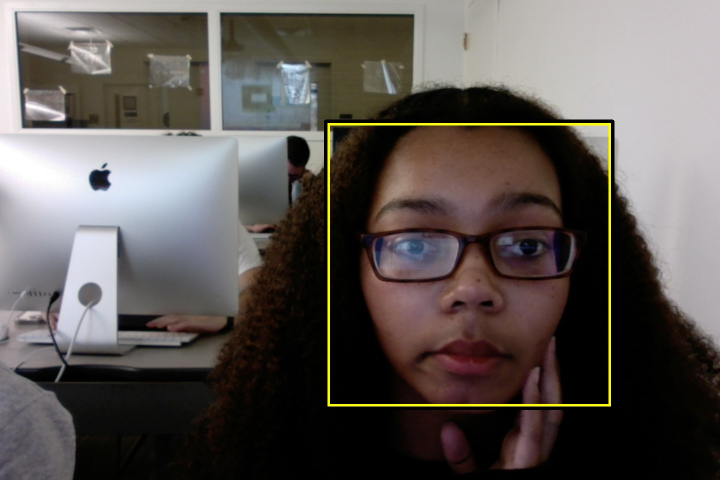
#> input picture example.jpg, 1440 x 960 px, given in place of the camera (shown at 1/2 size)
$ python objectOriented.py
#> lines starting #> are read from the running program, lines starting #| are printed output that depends on the picture; after the words box and inside, x2 and y2 are one past the last pixel; in counts of white or black regions, pixels touching at a corner belong together
#This will be a object oriented version of the virtual3d game.
import cv2
import numpy as np

class tunnel:
    pass

class faceFinder:
    """Uses Haar Cascade filter to detect largest face from a frame."""

    def __init__(self):
        print("Face Finder initialize")
        self.face_cascade = cv2.CascadeClassifier('haarcascade_frontalface_default.xml')


    def find_face(self, frame):
        """Returns face center (x,y), Draws rect on a frame"""
        gray = cv2.cvtColor(frame, cv2.COLOR_BGR2GRAY)
        faces = self.face_cascade.detectMultiScale(gray, minNeighbors=9)

        if faces is None:
            return None

        bx=by=bw=bh=0

        # x = top left corner, y = bottom left
        for (x, y, w, h) in faces:
            if w > bw:
                bx,by,bw,bh = x,y,w,h

        cv2.rectangle(frame, (bx, by), (bx+bw, by+bh), (0, 255, 255), 3)
        return ((bx+bw)/2, (by+bh)/2)


class Stage:
    """Initialized with display size, draws background grid based on position"""
    def __init__(self):
        self.disp_h = 0
        self.disp_w = 0
        self.cam_h = 720
        self.cam_w = 1280
        #Saving x between fames
        self.save_x = 960

    #Draws bullseye pattern on image (pos gives circle position, size gives cricle radius)
    def draw_target_xy(self, img, pos, size):
        cv2.circle(img, pos, size, (0, 0, 255), -1)
        cv2.circle(img, pos, int(size*.8), (255, 255, 255), -1)
        cv2.circle(img, pos, int(size*.6), (0, 0, 255), -1)
        cv2.circle(img, pos, int(size*.4), (255, 255, 255), -1)
        cv2.circle(img, pos, int(size*.2), (0, 0, 255), -1)


    #Draws a target with its pos and size relative to users position (parallax to users position)
    def draw_targetz(self,pos,facexy):
        tx,ty,tz = pos
        cv2.circle(img, (ball0x, ball0y), 50, (255,0,0),-1)
        cv2.line(img,(960+ int((600-960)*.3**2), 540),(ball0x, ball0y),(255,0,0),3)


    #Redraws/Rerenders the screen
    def update(self, facexy):
        x, y = facexy
        e = .9 # smoothing constant
        x = e * x + (1-e)*self.save_x
        self.save_x = x
        img = np.zeros([1080,1920,3])
        decay = .3
        sx = sy = 0
        dx = int((x - self.cam_w/2)*2)
        #Draw 6 targets trailing lines
        for i in range(1,7):
            sx = sx + int((960-sx)*decay)
            sy = sy + int((540-sy)*decay)
            dx = int(dx * decay)
            #print(sx,sy)
            cv2.rectangle(img, (sx+dx, sy), (1920-sx+dx, 1080-sy), (255,255,255), 1)

            ball0x = 600+ int((x - self.cam_w/2)*2*.6)
            ball0y = 540

            cv2.line(img, (960+ int((600-960)*.3**2), 540),(ball0x,ball0y), (255,0,0),3)
            self.draw_target_xy(img, (ball0x, ball0y),35)

            ball1x = 1000+ int((x - self.cam_w/2)*2*.2)
            ball1y = 440

            cv2.line(img, (960+ int((1200-960)*.3**2),540 - int((540-340)*.3**2)),(ball1x,ball1y),(255,0,0),3)
            self.draw_target_xy(img, (ball1x, ball1y), 25)

            ball2x = 1000+ int((x - self.cam_w/2)*2*.9)
            ball2y = 650

            cv2.line(img, (960+ int((1100-960)*.3**2),540 - int((540-650)*.3**2)),(ball2x,ball2y),(255,0,0),3)
            self.draw_target_xy(img, (ball2x, ball2y), 50)

        cv2.imshow("Tyisha's Game", img)

#---------------------------------------------------------------------
#Main
#-----------------------------------------------------------------------
print("Starting O.O Virtual3d")

#create facefinder instance to find the x,y value of the largest face
ff = faceFinder()

stage = Stage()
img = np.zeros([1080,1920,3])
cv2.imshow("Tyisha's Game", img)
#create cam
cap = cv2.VideoCapture(cv2.CAP_ANY)

if not cap.isOpened():
    print("Couldn't open cam")
    exit()

moved = False


while True:
    #Read the frame
    ret, frame = cap.read()
#> frame is the input picture: shape (960, 1440, 3); mean B, G, R 83, 86.6, 92.6
    # if frame is read correctly ret is True
    if not ret:
        print("Error reading frame!")

    facexy = ff.find_face(frame)
#> in find_face, `gray = cv2.cvtColor(frame, cv2.COLOR_BGR2GRAY)`:
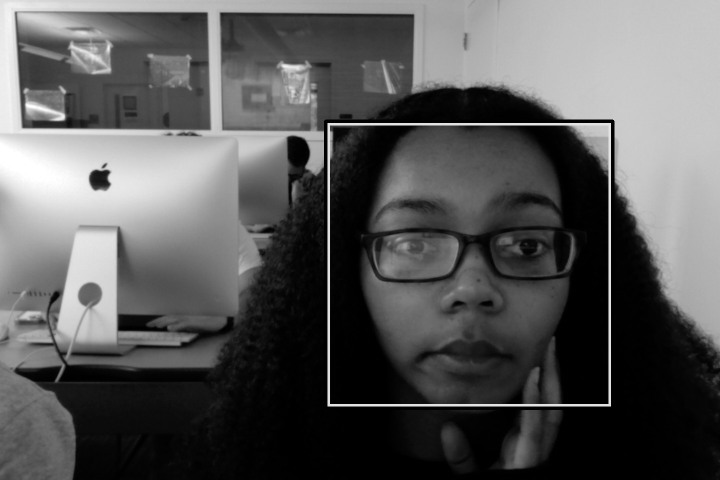
#> gray: shape (960, 1440) (shown at 1/2 size); min 0, max 255, mean 88
#> in find_face, `faces = self.face_cascade.detectMultiScale(gray, minNeighbors=9)`: faces = [[654, 244, 567, 567]]
#> the loop in find_face, `for (x, y, w, h) in faces:` made 1 pass
#> (x, y, w, h, bx, by, bw, bh) on pass 1: (654, 244, 567, 567, 654, 244, 567, 567)
#> after the loop in find_face, `for (x, y, w, h) in faces:`: bh = 567; bx = 654; by = 244
#> in find_face, `cv2.rectangle(frame, (bx, by), (bx+bw, by+bh), (0, 255, 255), 3)`:
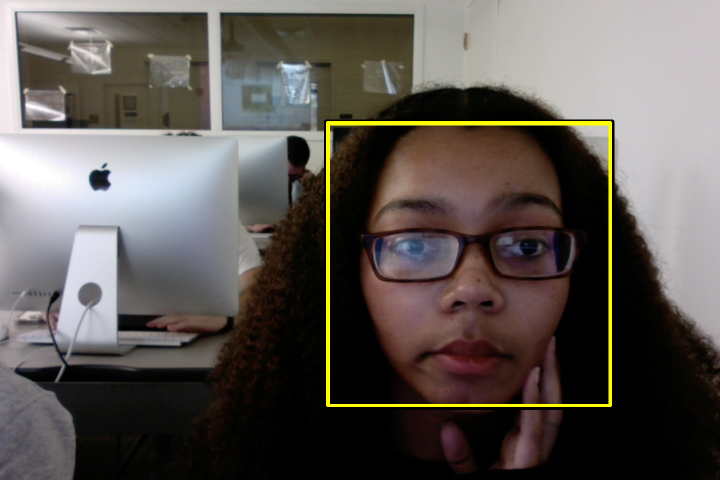
#> frame: shape (960, 1440, 3) (shown at 1/2 size); 0.78% of pixels changed, all inside (x1, y1, x2, y2) = (652, 242, 1224, 814)
#> facexy = (610.5, 405.5)
    frame_small = cv2.resize(frame, (frame.shape[1]//4, frame.shape[0]//4),
        interpolation= cv2.INTER_LINEAR)
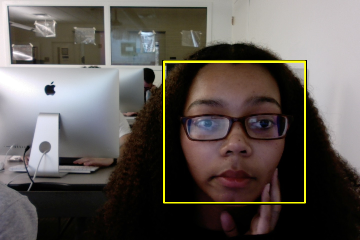
#> frame_small: shape (240, 360, 3); mean B, G, R 83.1, 87.9, 93.9

    cv2.imshow('q to quit', frame_small)
    if not moved:
        cv2.moveWindow('q to quit',1080,0)
        moved = True
    #If face is not detected, update the stage
    if facexy is not None:
        pass
        img = stage.update(facexy)
#> in update, `x, y = facexy`: x = 610.5; y = 405.5
#> in update, `x = e * x + (1-e)*self.save_x`: x = 645.5
#> in update, `dx = int((x - self.cam_w/2)*2)`: dx = 10
#> the loop in update, `for i in range(1,7):` made 6 passes
#> dx on passes 1 to 6: 3, 0, 0, 0, 0, 0
#> after the loop in update, `for i in range(1,7):`:
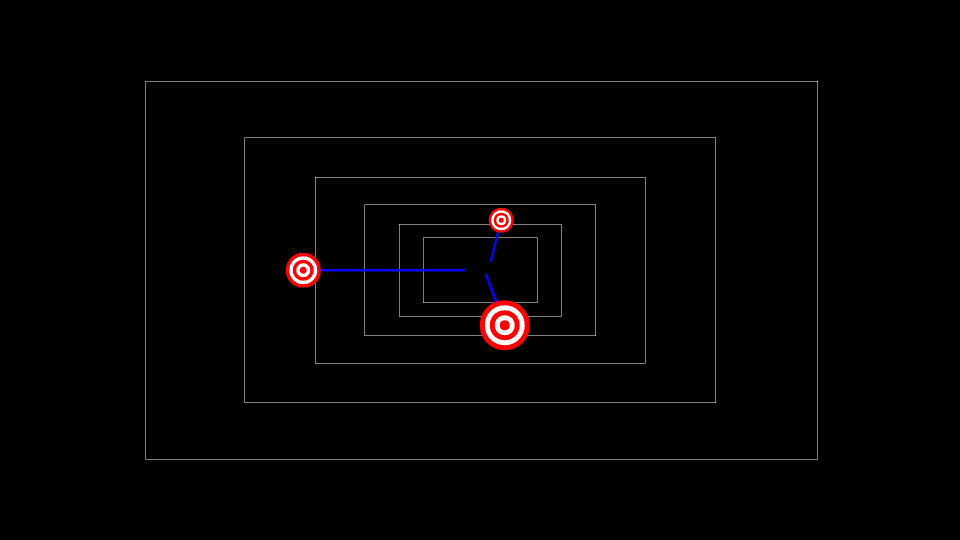
#> img: shape (1080, 1920, 3) float64 (shown at 1/2 size); mean of channels 0, 1, 2 2.4, 2.2, 3.2; drawn as B, G, R
#> after the loop in update, `for i in range(1,7):`: sx = 846; sy = 475
    # Stop if q key is pressed
    if cv2.waitKey(30) == ord('q'):
#> (key q is pressed here)
        break

#Release the VideoCapture object
cap.release()

cv2.destroyAllWindows()
print("Virtual3d complete.")
